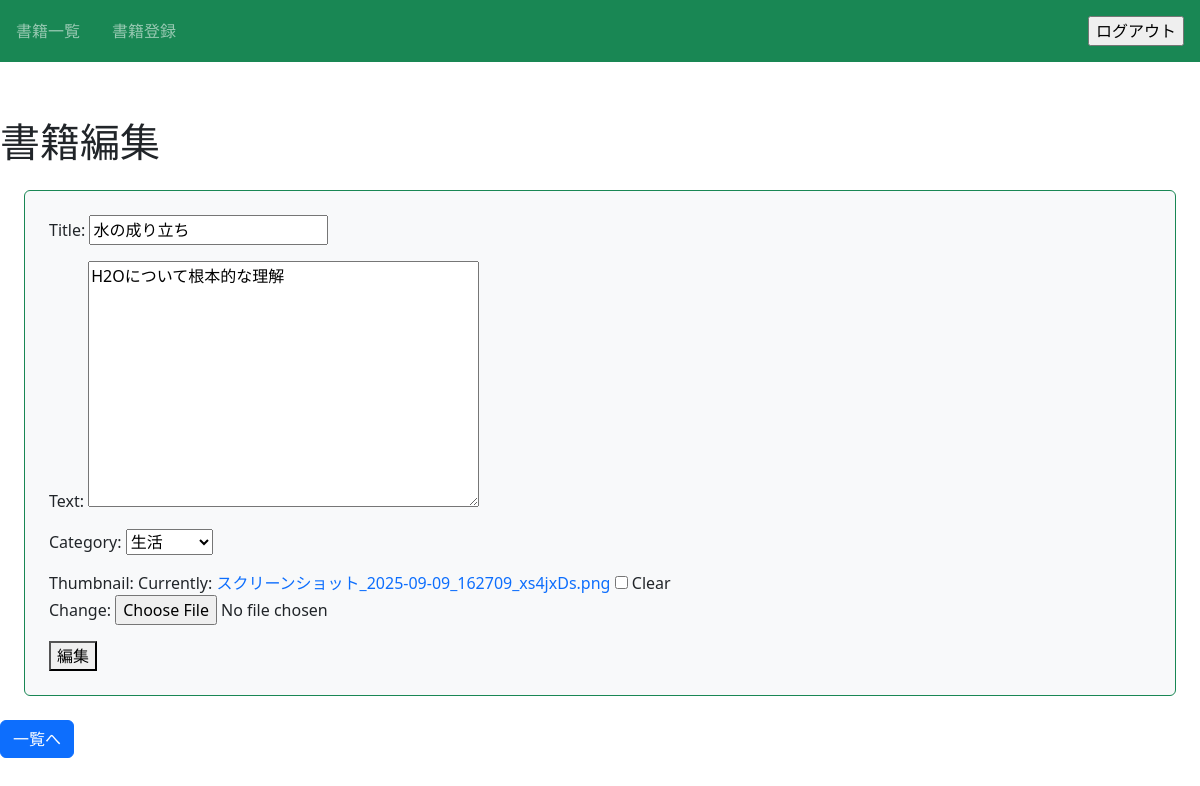
The page /book/15/update/ (signed in) on the database its author committed.
### book/models.py (models this page shows, shortened)
class Book(Model):
    title = CharField(max_length=100)
    text = TextField()
    thumbnail = ImageField(null=True, blank=True)
    category = CharField(max_length=100,choices=CATEGORY)
    user = ForeignKey('auth.User',on_delete=CASCADE)

### book/views.py (the view, shortened to what this page needs)
# urls.py: path('book/<int:pk>/update/',UpdateBookView.as_view(),name='update-book'),
class UpdateBookView(LoginRequiredMixin,UpdateView):
    template_name = 'book/book_update.html'
    model = Book
    fields = ('title','text','category','thumbnail')
    def get_object(self, queryset =None):
        obj = super().get_object(queryset)
        if obj.user != self.request.user:
            raise PermissionDenied
        return obj

### book/templates/book/book_update.html (shortened to what this page needs)
{% extends 'base.html' %}
{% block content %}
    <h1>書籍編集</h1>
    <form method="post" enctype="multipart/form-data" class="p-4 m-4 bg-light border border-success rounded form-group">
        {{form.as_p}}
        <button type='submit'>編集</button>
    </form>
    <a href="{% url 'list-book' %}" class="btn btn-primary">一覧へ</a>
{% endblock content %}

### book/static/book/css/style.css (style rules this page uses)
a { text-decoration: none !important; }

### rows shown on the page
Book: title "水の成り立ち", text "H2Oについて根本的な理解", category "生活"
